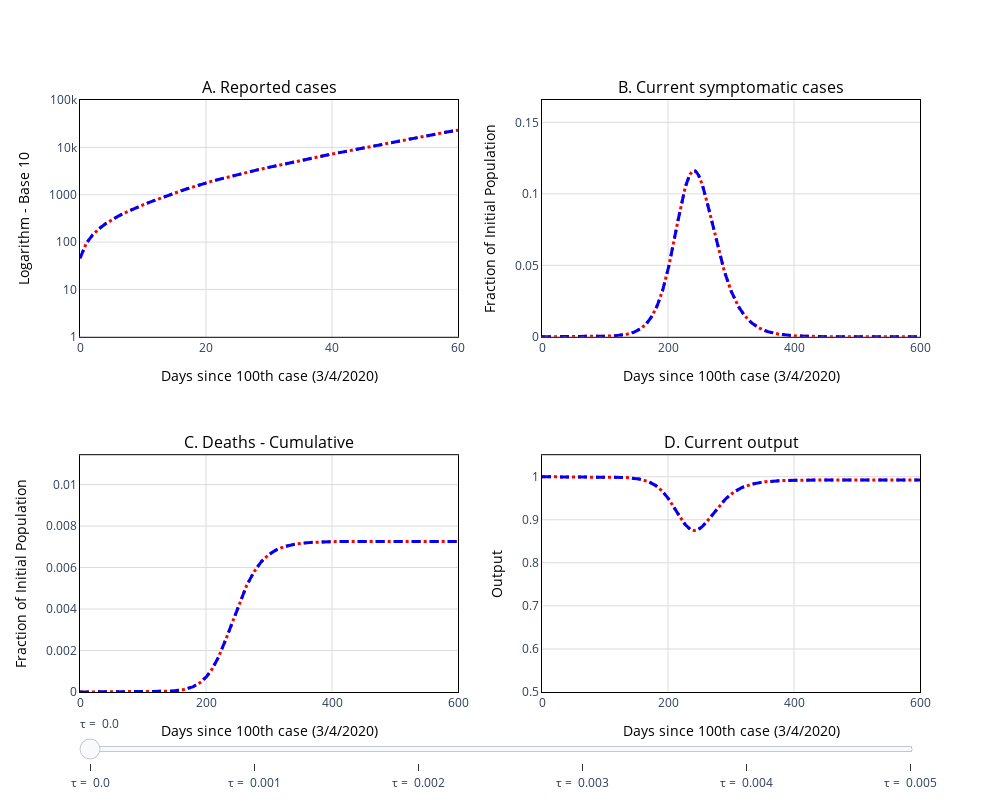

Notebook source saved alongside this figure:
### Code cell
f

### Figure 1 — Plotly figure (JSON) as saved in the notebook; plotly's stock layout.template omitted (floating-point values rounded to 4 significant figures; data arrays with more than 128 entries replaced by an {"elided": "..."} marker saying what was removed)
{"data": [{"line": {"color": "red", "dash": "dot", "width": 3}, "name": "Common Quarantine", "showlegend": true, "type": "scatter", "visible": true, "xaxis": "x", "y": {"elided": "1825 float values"}, "yaxis": "y"}, {"line": {"color": "red", "dash": "dot", "width": 3}, "name": "Common Quarantine", "showlegend": false, "type": "scatter", "visible": true, "xaxis": "x2", "y": {"elided": "1825 float values"}, "yaxis": "y2"}, {"line": {"color": "red", "dash": "dot", "width": 3}, "name": "Common Quarantine", "showlegend": false, "type": "scatter", "visible": true, "xaxis": "x3", "y": {"elided": "1825 float values"}, "yaxis": "y3"}, {"line": {"color": "red", "dash": "dot", "width": 3}, "name": "Common Quarantine", "showlegend": false, "type": "scatter", "visible": true, "xaxis": "x4", "y": {"elided": "1825 float values"}, "yaxis": "y4"}, {"line": {"color": "blue", "dash": "dash", "width": 3}, "name": "Quarantine & Test", "showlegend": true, "type": "scatter", "visible": true, "xaxis": "x", "y": {"elided": "1825 float values"}, "yaxis": "y"}, {"line": {"color": "blue", "dash": "dash", "width": 3}, "name": "Quarantine & Test", "showlegend": false, "type": "scatter", "visible": true, "xaxis": "x2", "y": {"elided": "1825 float values"}, "yaxis": "y2"}, {"line": {"color": "blue", "dash": "dash", "width": 3}, "name": "Quarantine & Test", "showlegend": false, "type": "scatter", "visible": true, "xaxis": "x3", "y": {"elided": "1825 float values"}, "yaxis": "y3"}, {"line": {"color": "blue", "dash": "dash", "width": 3}, "name": "Quarantine & Test", "showlegend": false, "type": "scatter", "visible": true, "xaxis": "x4", "y": {"elided": "1825 float values"}, "yaxis": "y4"}, {"line": {"color": "blue", "dash": "dash", "width": 3}, "name": "Quarantine & Test", "showlegend": true, "type": "scatter", "visible": false, "xaxis": "x", "y": {"elided": "1825 float values"}, "yaxis": "y"}, {"line": {"color": "blue", "dash": "dash", "width": 3}, "name": "Quarantine & Test", "showlegend": false, "type": "scatter", "visible": false, "xaxis": "x2", "y": {"elided": "1825 float values"}, "yaxis": "y2"}, {"line": {"color": "blue", "dash": "dash", "width": 3}, "name": "Quarantine & Test", "showlegend": false, "type": "scatter", "visible": false, "xaxis": "x3", "y": {"elided": "1825 float values"}, "yaxis": "y3"}, {"line": {"color": "blue", "dash": "dash", "width": 3}, "name": "Quarantine & Test", "showlegend": false, "type": "scatter", "visible": false, "xaxis": "x4", "y": {"elided": "1825 float values"}, "yaxis": "y4"}, {"line": {"color": "blue", "dash": "dash", "width": 3}, "name": "Quarantine & Test", "showlegend": true, "type": "scatter", "visible": false, "xaxis": "x", "y": {"elided": "1825 float values"}, "yaxis": "y"}, {"line": {"color": "blue", "dash": "dash", "width": 3}, "name": "Quarantine & Test", "showlegend": false, "type": "scatter", "visible": false, "xaxis": "x2", "y": {"elided": "1825 float values"}, "yaxis": "y2"}, {"line": {"color": "blue", "dash": "dash", "width": 3}, "name": "Quarantine & Test", "showlegend": false, "type": "scatter", "visible": false, "xaxis": "x3", "y": {"elided": "1825 float values"}, "yaxis": "y3"}, {"line": {"color": "blue", "dash": "dash", "width": 3}, "name": "Quarantine & Test", "showlegend": false, "type": "scatter", "visible": false, "xaxis": "x4", "y": {"elided": "1825 float values"}, "yaxis": "y4"}, {"line": {"color": "blue", "dash": "dash", "width": 3}, "name": "Quarantine & Test", "showlegend": true, "type": "scatter", "visible": false, "xaxis": "x", "y": {"elided": "1825 float values"}, "yaxis": "y"}, {"line": {"color": "blue", "dash": "dash", "width": 3}, "name": "Quarantine & Test", "showlegend": false, "type": "scatter", "visible": false, "xaxis": "x2", "y": {"elided": "1825 float values"}, "yaxis": "y2"}, {"line": {"color": "blue", "dash": "dash", "width": 3}, "name": "Quarantine & Test", "showlegend": false, "type": "scatter", "visible": false, "xaxis": "x3", "y": {"elided": "1825 float values"}, "yaxis": "y3"}, {"line": {"color": "blue", "dash": "dash", "width": 3}, "name": "Quarantine & Test", "showlegend": false, "type": "scatter", "visible": false, "xaxis": "x4", "y": {"elided": "1825 float values"}, "yaxis": "y4"}, {"line": {"color": "blue", "dash": "dash", "width": 3}, "name": "Quarantine & Test", "showlegend": true, "type": "scatter", "visible": false, "xaxis": "x", "y": {"elided": "1825 float values"}, "yaxis": "y"}, {"line": {"color": "blue", "dash": "dash", "width": 3}, "name": "Quarantine & Test", "showlegend": false, "type": "scatter", "visible": false, "xaxis": "x2", "y": {"elided": "1825 float values"}, "yaxis": "y2"}, {"line": {"color": "blue", "dash": "dash", "width": 3}, "name": "Quarantine & Test", "showlegend": false, "type": "scatter", "visible": false, "xaxis": "x3", "y": {"elided": "1825 float values"}, "yaxis": "y3"}, {"line": {"color": "blue", "dash": "dash", "width": 3}, "name": "Quarantine & Test", "showlegend": false, "type": "scatter", "visible": false, "xaxis": "x4", "y": {"elided": "1825 float values"}, "yaxis": "y4"}, {"line": {"color": "blue", "dash": "dash", "width": 3}, "name": "Quarantine & Test", "showlegend": true, "type": "scatter", "visible": false, "xaxis": "x", "y": {"elided": "1825 float values"}, "yaxis": "y"}, {"line": {"color": "blue", "dash": "dash", "width": 3}, "name": "Quarantine & Test", "showlegend": false, "type": "scatter", "visible": false, "xaxis": "x2", "y": {"elided": "1825 float values"}, "yaxis": "y2"}, {"line": {"color": "blue", "dash": "dash", "width": 3}, "name": "Quarantine & Test", "showlegend": false, "type": "scatter", "visible": false, "xaxis": "x3", "y": {"elided": "1825 float values"}, "yaxis": "y3"}, {"line": {"color": "blue", "dash": "dash", "width": 3}, "name": "Quarantine & Test", "showlegend": false, "type": "scatter", "visible": false, "xaxis": "x4", "y": {"elided": "1825 float values"}, "yaxis": "y4"}], "layout": {"annotations": [{"font": {"color": "black", "size": 16}, "showarrow": false, "text": "A. Reported cases", "x": 0.225, "xanchor": "center", "xref": "paper", "y": 1, "yanchor": "bottom", "yref": "paper"}, {"font": {"color": "black", "size": 16}, "showarrow": false, "text": "B. Current symptomatic cases", "x": 0.775, "xanchor": "center", "xref": "paper", "y": 1, "yanchor": "bottom", "yref": "paper"}, {"font": {"color": "black", "size": 16}, "showarrow": false, "text": "C. Deaths - Cumulative", "x": 0.225, "xanchor": "center", "xref": "paper", "y": 0.4, "yanchor": "bottom", "yref": "paper"}, {"font": {"color": "black", "size": 16}, "showarrow": false, "text": "D. Current output", "x": 0.775, "xanchor": "center", "xref": "paper", "y": 0.4, "yanchor": "bottom", "yref": "paper"}], "height": 800, "plot_bgcolor": "rgba(0,0,0,0)", "showlegend": false, "sliders": [{"steps": [{"args": [{"visible": [true, true, true, true, true, true, true, true, "legendonly", "legendonly", "legendonly", "legendonly", "legendonly", "legendonly", "legendonly", "legendonly", "legendonly", "legendonly", "legendonly", "legendonly", "legendonly", "legendonly", "legendonly", "legendonly", "legendonly", "legendonly", "legendonly", "legendonly"]}, {"showlegend": [true, "False", "False", "False", true, "False", "False", "False", "False", "False", "False", "False", "False", "False", "False", "False", "False", "False", "False", "False", "False", "False", "False", "False", "False", "False", "False", "False"]}], "label": "τ = \n0.0", "method": "restyle"}, {"args": [{"visible": [true, true, true, true, "legendonly", "legendonly", "legendonly", "legendonly", true, true, true, true, "legendonly", "legendonly", "legendonly", "legendonly", "legendonly", "legendonly", "legendonly", "legendonly", "legendonly", "legendonly", "legendonly", "legendonly", "legendonly", "legendonly", "legendonly", "legendonly"]}, {"showlegend": [true, "False", "False", "False", "False", "False", "False", "False", true, "False", "False", "False", "False", "False", "False", "False", "False", "False", "False", "False", "False", "False", "False", "False", "False", "False", "False", "False"]}], "label": "τ = \n0.001", "method": "restyle"}, {"args": [{"visible": [true, true, true, true, "legendonly", "legendonly", "legendonly", "legendonly", "legendonly", "legendonly", "legendonly", "legendonly", true, true, true, true, "legendonly", "legendonly", "legendonly", "legendonly", "legendonly", "legendonly", "legendonly", "legendonly", "legendonly", "legendonly", "legendonly", "legendonly"]}, {"showlegend": [true, "False", "False", "False", "False", "False", "False", "False", "False", "False", "False", "False", true, "False", "False", "False", "False", "False", "False", "False", "False", "False", "False", "False", "False", "False", "False", "False"]}], "label": "τ = \n0.002", "method": "restyle"}, {"args": [{"visible": [true, true, true, true, "legendonly", "legendonly", "legendonly", "legendonly", "legendonly", "legendonly", "legendonly", "legendonly", "legendonly", "legendonly", "legendonly", "legendonly", true, true, true, true, "legendonly", "legendonly", "legendonly", "legendonly", "legendonly", "legendonly", "legendonly", "legendonly"]}, {"showlegend": [true, "False", "False", "False", "False", "False", "False", "False", "False", "False", "False", "False", "False", "False", "False", "False", true, "False", "False", "False", "False", "False", "False", "False", "False", "False", "False", "False"]}], "label": "τ = \n0.003", "method": "restyle"}, {"args": [{"visible": [true, true, true, true, "legendonly", "legendonly", "legendonly", "legendonly", "legendonly", "legendonly", "legendonly", "legendonly", "legendonly", "legendonly", "legendonly", "legendonly", "legendonly", "legendonly", "legendonly", "legendonly", true, true, true, true, "legendonly", "legendonly", "legendonly", "legendonly"]}, {"showlegend": [true, "False", "False", "False", "False", "False", "False", "False", "False", "False", "False", "False", "False", "False", "False", "False", "False", "False", "False", "False", true, "False", "False", "False", "False", "False", "False", "False"]}], "label": "τ = \n0.004", "method": "restyle"}, {"args": [{"visible": [true, true, true, true, "legendonly", "legendonly", "legendonly", "legendonly", "legendonly", "legendonly", "legendonly", "legendonly", "legendonly", "legendonly", "legendonly", "legendonly", "legendonly", "legendonly", "legendonly", "legendonly", "legendonly", "legendonly", "legendonly", "legendonly", true, true, true, true]}, {"showlegend": [true, "False", "False", "False", "False", "False", "False", "False", "False", "False", "False", "False", "False", "False", "False", "False", "False", "False", "False", "False", "False", "False", "False", "False", true, "False", "False", "False"]}], "label": "τ = \n0.005", "method": "restyle"}]}], "width": 1000, "xaxis": {"anchor": "y", "domain": [0, 0.45], "gridcolor": "rgb(220,220,220)", "linecolor": "black", "linewidth": 1, "mirror": true, "range": [0, 60], "showline": true, "title": {"font": {"color": "black"}, "text": "Days since 100th case (3/4/2020)"}}, "xaxis2": {"anchor": "y2", "domain": [0.55, 1], "gridcolor": "rgb(220,220,220)", "linecolor": "black", "linewidth": 1, "mirror": true, "range": [0, 600], "showline": true, "title": {"font": {"color": "black"}, "text": "Days since 100th case (3/4/2020)"}}, "xaxis3": {"anchor": "y3", "domain": [0, 0.45], "gridcolor": "rgb(220,220,220)", "linecolor": "black", "linewidth": 1, "mirror": true, "range": [0, 600], "showline": true, "title": {"font": {"color": "black"}, "text": "Days since 100th case (3/4/2020)"}}, "xaxis4": {"anchor": "y4", "domain": [0.55, 1], "gridcolor": "rgb(220,220,220)", "linecolor": "black", "linewidth": 1, "mirror": true, "range": [0, 600], "showline": true, "title": {"font": {"color": "black"}, "text": "Days since 100th case (3/4/2020)"}}, "yaxis": {"anchor": "x", "domain": [0.6, 1], "gridcolor": "rgb(220,220,220)", "linecolor": "black", "linewidth": 1, "mirror": true, "range": [0, 5], "showline": true, "title": {"font": {"color": "black"}, "text": "Logarithm - Base 10"}, "type": "log"}, "yaxis2": {"anchor": "x2", "domain": [0.6, 1], "gridcolor": "rgb(220,220,220)", "linecolor": "black", "linewidth": 1, "mirror": true, "range": [0, 0.1656], "showline": true, "title": {"font": {"color": "black"}, "text": "Fraction of Initial Population"}}, "yaxis3": {"anchor": "x3", "domain": [0, 0.4], "gridcolor": "rgb(220,220,220)", "linecolor": "black", "linewidth": 1, "mirror": true, "range": [0, 0.01142], "showline": true, "title": {"font": {"color": "black"}, "text": "Fraction of Initial Population"}}, "yaxis4": {"anchor": "x4", "domain": [0, 0.4], "gridcolor": "rgb(220,220,220)", "linecolor": "black", "linewidth": 1, "mirror": true, "range": [0.5, 1.05], "showline": true, "title": {"font": {"color": "black"}, "text": "Output"}}}}
